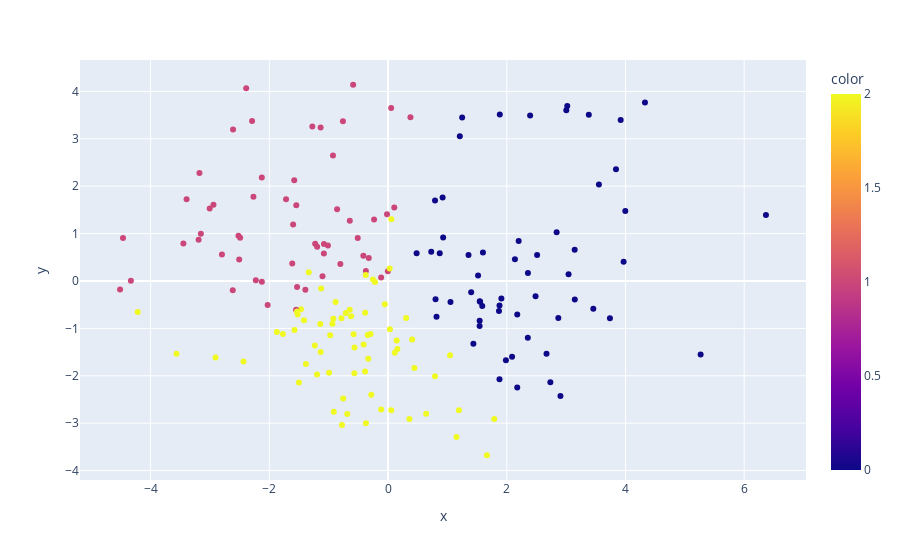

Notebook source saved alongside this figure:
### Code cell
import plotly.express as px
df1 = components
fig = px.scatter(df1, x=df1[:,0], y=df1[:,1], color = kmeans.labels_, hover_name = df_pca.dog)
fig.show()

### Figure 1 — Plotly figure (JSON) as saved in the notebook; plotly's stock layout.template omitted (floating-point values rounded to 4 significant figures; data arrays with more than 128 entries replaced by an {"elided": "..."} marker saying what was removed)
{"data": [{"hovertemplate": "<b>%{hovertext}</b><br><br>x=%{x}<br>y=%{y}<br>color=%{marker.color}<extra></extra>", "hovertext": {"elided": "180 str values"}, "legendgroup": "", "marker": {"color": {"elided": "180 int values"}, "coloraxis": "coloraxis", "symbol": "circle"}, "mode": "markers", "name": "", "orientation": "v", "showlegend": false, "type": "scatter", "x": {"elided": "180 float values"}, "xaxis": "x", "y": {"elided": "180 float values"}, "yaxis": "y"}], "layout": {"coloraxis": {"colorbar": {"title": {"text": "color"}}, "colorscale": [[0, "#0d0887"], [0.1111, "#46039f"], [0.2222, "#7201a8"], [0.3333, "#9c179e"], [0.4444, "#bd3786"], [0.5556, "#d8576b"], [0.6667, "#ed7953"], [0.7778, "#fb9f3a"], [0.8889, "#fdca26"], [1, "#f0f921"]]}, "legend": {"tracegroupgap": 0}, "margin": {"t": 60}, "xaxis": {"anchor": "y", "domain": [0, 1], "title": {"text": "x"}}, "yaxis": {"anchor": "x", "domain": [0, 1], "title": {"text": "y"}}}}
